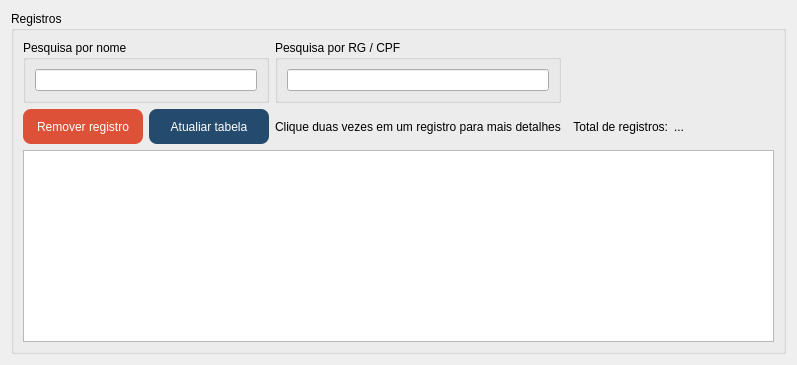
         <widget class="QWidget" name="page_2">
          <layout class="QGridLayout" name="gridLayout_6">
           <item row="1" column="0">
            <widget class="QGroupBox" name="gb_registros">
             <property name="title">
              <string>Registros</string>
             </property>
             <layout class="QGridLayout" name="gridLayout_7">
              <item row="0" column="0">
               <widget class="QGroupBox" name="gb_pesquisa_nome">
                <property name="title">
                 <string>Pesquisa por nome</string>
                </property>
                <layout class="QGridLayout" name="gridLayout_8">
                 <item row="0" column="1">
                  <widget class="QLineEdit" name="le_pesquisa_nome">
                   <property name="toolTip">
                    <string>Informe um nome para pesquisa</string>
                   </property>
                  </widget>
                 </item>
                </layout>
               </widget>
              </item>
              <item row="1" column="0">
               <layout class="QHBoxLayout" name="horizontalLayout">
                <item>
                 <widget class="QPushButton" name="btn_remove_registration">
                  <property name="minimumSize">
                   <size>
                    <width>120</width>
                    <height>35</height>
                   </size>
                  </property>
                  <property name="cursor">
                   <cursorShape>PointingHandCursor</cursorShape>
                  </property>
                  <property name="toolTip">
                   <string>Remover revistro selecionado</string>
                  </property>
                  <property name="styleSheet">
                   <string notr="true">QPushButton{
	background-color: #dd5138;
	color: rgb(255, 255, 255);
	border-radius: 8px;
}
QPushButton:hover{
	background-color: #dd654b;
}</string>
                  </property>
                  <property name="text">
                   <string>Remover registro</string>
                  </property>
                  <property name="icon">
                   <iconset>
                    <normaloff>../../assets/img/garbage.png</normaloff>../../assets/img/garbage.png</iconset>
                  </property>
                  <property name="iconSize">
                   <size>
                    <width>20</width>
                    <height>20</height>
                   </size>
                  </property>
                 </widget>
                </item>
                <item>
                 <widget class="QPushButton" name="btn_update_table">
                  <property name="minimumSize">
                   <size>
                    <width>120</width>
                    <height>35</height>
                   </size>
                  </property>
                  <property name="cursor">
                   <cursorShape>PointingHandCursor</cursorShape>
                  </property>
                  <property name="toolTip">
                   <string>Atualizar tabela</string>
                  </property>
                  <property name="styleSheet">
                   <string notr="true">QPushButton{
	background-color: rgb(36, 74, 109);
	color: rgb(255, 255, 255);
	border-radius: 8px;
}
QPushButton:hover{
	background-color: #245b75;
}</string>
                  </property>
                  <property name="text">
                   <string>Atualiar tabela</string>
                  </property>
                  <property name="icon">
                   <iconset>
                    <normaloff>../../assets/img/repeat.png</normaloff>../../assets/img/repeat.png</iconset>
                  </property>
                  <property name="iconSize">
                   <size>
                    <width>20</width>
                    <height>20</height>
                   </size>
                  </property>
                 </widget>
                </item>
               </layout>
              </item>
              <item row="0" column="1">
               <widget class="QGroupBox" name="gb_pesquisa_rg_cpf">
                <property name="title">
                 <string>Pesquisa por RG / CPF</string>
                </property>
                <layout class="QGridLayout" name="gridLayout_9">
                 <item row="0" column="0">
                  <widget class="QLineEdit" name="le_pesquisa_rg_cpf">
                   <property name="toolTip">
                    <string>Informe um RG ou CPF para pesquisar</string>
                   </property>
                  </widget>
                 </item>
                </layout>
               </widget>
              </item>
              <item row="0" column="3">
               <spacer name="horizontalSpacer_3">
                <property name="orientation">
                 <enum>Qt::Orientation::Horizontal</enum>
                </property>
                <property name="sizeHint" stdset="0">
                 <size>
                  <width>40</width>
                  <height>20</height>
                 </size>
                </property>
               </spacer>
              </item>
              <item row="1" column="1">
               <widget class="QLabel" name="lb_desc_clica_duas_vezes">
                <property name="text">
                 <string>Clique duas vezes em um registro para mais detalhes</string>
                </property>
               </widget>
              </item>
              <item row="0" column="4">
               <spacer name="horizontalSpacer_4">
                <property name="orientation">
                 <enum>Qt::Orientation::Horizontal</enum>
                </property>
                <property name="sizeType">
                 <enum>QSizePolicy::Policy::Fixed</enum>
                </property>
                <property name="sizeHint" stdset="0">
                 <size>
                  <width>100</width>
                  <height>20</height>
                 </size>
                </property>
               </spacer>
              </item>
              <item row="1" column="4">
               <widget class="QLabel" name="lb_qtd_registros">
                <property name="text">
                 <string>...</string>
                </property>
               </widget>
              </item>
              <item row="1" column="3">
               <widget class="QLabel" name="lb_titulo_total_registro">
                <property name="text">
                 <string>Total de registros:</string>
                </property>
                <property name="alignment">
                 <set>Qt::AlignmentFlag::AlignRight|Qt::AlignmentFlag::AlignTrailing|Qt::AlignmentFlag::AlignVCenter</set>
                </property>
               </widget>
              </item>
              <item row="2" column="0" colspan="5">
               <widget class="QTableWidget" name="tw_tabela_registros"/>
              </item>
             </layout>
            </widget>
           </item>
          </layout>
         </widget>
